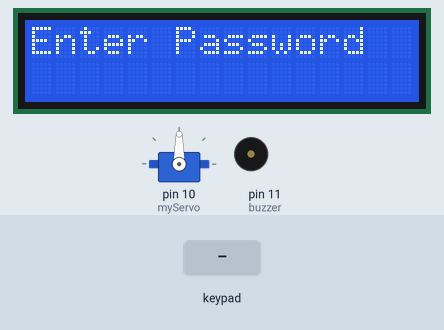
Simulated run of this sketch. Board: Arduino Uno, built with avr-gcc and run on an emulated ATmega328P. Shown: servo, 16×2 character LCD, buzzer (waves = sounding, pin HIGH). Inputs (shaded band) come from the test bench.

Above: at 1.2 s.
1.3 s: keypad keys 1 2 3 4 # pressed 0.4 s apart
At 4.1 s:
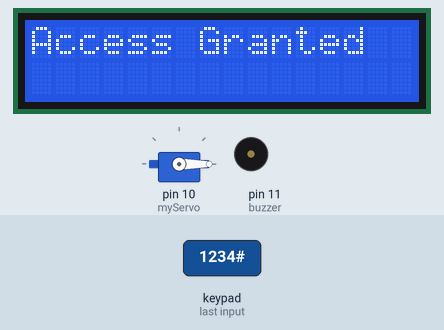
4.8 s: key '*' pressed
7.8 s: key '#' pressed
At 10.3 s:
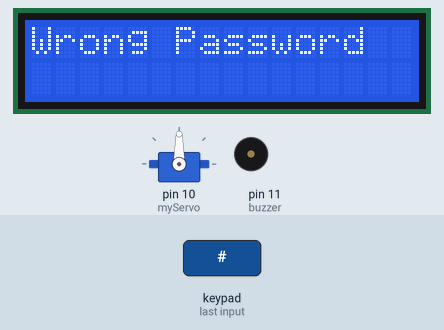
10.8 s: keypad keys 1 2 3 4 A pressed 0.4 s apart
At 13.0 s:
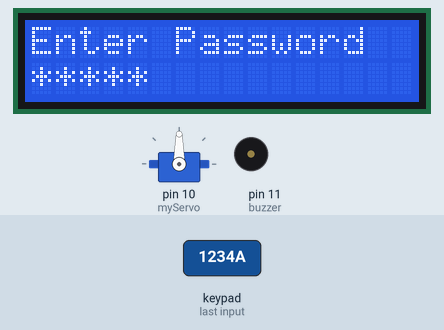
14.3 s: keypad keys 1 2 3 4 D pressed 0.4 s apart
At 16.3 s:
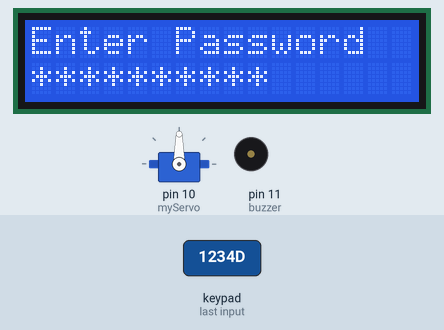
17.8 s: keypad keys 9 8 7 6 A pressed 0.4 s apart
At 20.1 s:
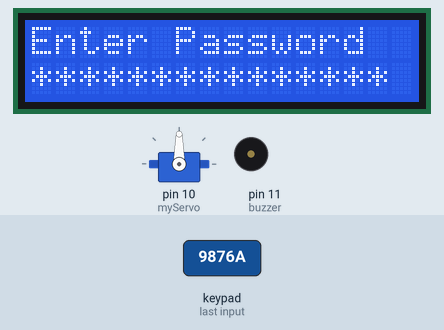
Timing chart, 0 to 21.6 s (numbered marks = the images above; inputs shaded):
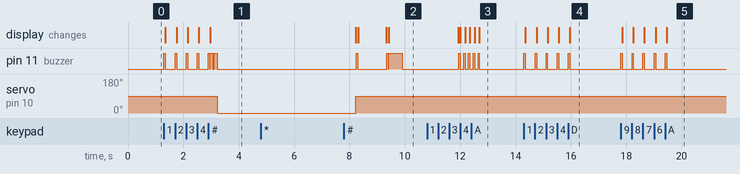

Measured:
- after the input at 1.3 s, pin 11 (buzzer): goes 4 × (HIGH 0.05 s, LOW 0.36 s), HIGH 0.05 s, LOW 0.02 s, HIGH 0.10 s, LOW 0.05 s, HIGH 0.10 s, then LOW, starting at once; servo on pin 10 (myServo): 90° → 0° after 1.9 s; the display: first changes after 0.05 s (image 1 shows a later state)
- after the input at 4.8 s, every drawn part: stays the same
- after the input at 7.8 s, the display: first differs from a run without the input after 1.6 s (image 2)
- after the input at 10.8 s, pin 11 (buzzer): alternates HIGH for 0.05 s and LOW for 0.12 s, 10 changes in all, then stays LOW, starting after 1.2 s; the display: first differs from a run without the input after 1.2 s (image 3 shows a later state)
- after the input at 14.3 s, pin 11 (buzzer): alternates HIGH for 0.05 s and LOW for 0.35 s, 10 changes in all, then stays LOW, starting at once; the display: first changes after 0.05 s (image 4 shows a later state)
- after the input at 17.8 s, pin 11 (buzzer): alternates HIGH for 0.05 s and LOW for 0.35 s, 10 changes in all, then stays LOW, starting at once; the display: first changes after 0.05 s (image 5 shows a later state)

The sketch:

autodoorlock.ino
```cpp
#include <Keypad.h>
#include <Servo.h>
#include <Wire.h>
#include <LiquidCrystal_I2C.h>

Servo myServo;
LiquidCrystal_I2C lcd(0x27, 16, 2);

const String password = "1234";
String input = "";

const byte ROWS = 4;
const byte COLS = 4;

char keys[ROWS][COLS] = {
  {'1','2','3','A'},
  {'4','5','6','B'},
  {'7','8','9','C'},
  {'*','0','#','D'}
};

byte rowPins[ROWS] = {9, 8, 7, 6};
byte colPins[COLS] = {5, 4, 3, 2};

Keypad keypad = Keypad(makeKeymap(keys), rowPins, colPins, ROWS, COLS);

const int buzzer = 11;

void keyBeep() {
  digitalWrite(buzzer, HIGH);
  delay(50);
  digitalWrite(buzzer, LOW);
}

void correctBeep() {
  digitalWrite(buzzer, HIGH);
  delay(100);
  digitalWrite(buzzer, LOW);
  delay(50);
  digitalWrite(buzzer, HIGH);
  delay(100);
  digitalWrite(buzzer, LOW);
}

void wrongBeep() {
  digitalWrite(buzzer, HIGH);
  delay(500);
  digitalWrite(buzzer, LOW);
}

void setup() {
  pinMode(buzzer, OUTPUT);

  myServo.attach(10);
  myServo.write(90);   // Locked

  lcd.init();
  lcd.backlight();

  lcd.setCursor(0, 0);
  lcd.print("Enter Password");
}

void loop() {

  char key = keypad.getKey();

  if (key) {

    keyBeep();

    if (key == '#') {

      if (input == password) {

        lcd.clear();
        lcd.print("Access Granted");

        correctBeep();

        myServo.write(0);   // Unlock

        delay(5000);

        myServo.write(90);  // Lock again

      } else {

        lcd.clear();
        lcd.print("Wrong Password");

        wrongBeep();

        delay(2000);
      }

      input = "";

      lcd.clear();
      lcd.print("Enter Password");
    }

    else if (key == '*') {

      input = "";

      lcd.clear();
      lcd.print("Cleared");

      delay(1000);

      lcd.clear();
      lcd.print("Enter Password");
    }

    else {

      input += key;

      lcd.setCursor(input.length() - 1, 1);
      lcd.print('*');
    }
  }
}
```
